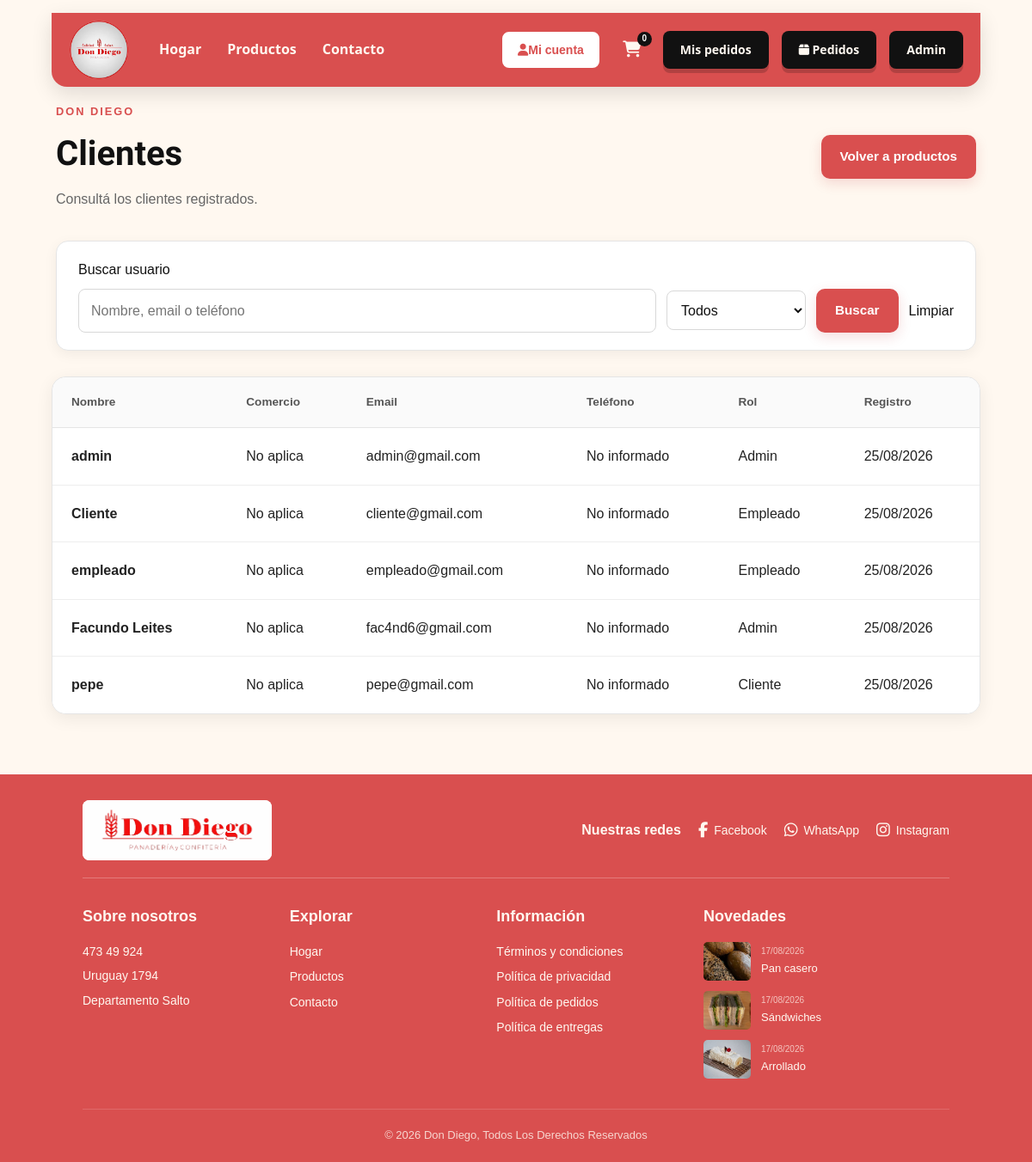
/admin/clientes (signed in), run on the app's committed database.
### tables this page shows
CREATE TABLE `usuarios` (
  `id` int(11) NOT NULL,
  `nombre_completo` varchar(150) NOT NULL,
  `nombre_comercio` varchar(150) DEFAULT NULL,
  `email` varchar(150) NOT NULL,
  `telefono` varchar(30) DEFAULT NULL,
  `direccion` varchar(255) DEFAULT NULL,
  `password` varchar(255) NOT NULL,
  `rol` enum('cliente','empleado','admin') DEFAULT 'cliente',
  `fecha_registro` timestamp NOT NULL DEFAULT current_timestamp(),
  `email_verificado` tinyint(1) NOT NULL DEFAULT 0,
  `token_verificacion` varchar(64) DEFAULT NULL,
  `token_expira` datetime DEFAULT NULL,
  `codigo_recuperacion` varchar(255) DEFAULT NULL,
  `codigo_recuperacion_expira` datetime DEFAULT NULL,
  `ultimo_reenvio_verificacion` datetime DEFAULT NULL,
  `intentos_reenvio_verificacion` int(11) NOT NULL DEFAULT 0
);

CREATE TABLE `productos` (
  `id` int(11) NOT NULL,
  `nombre` varchar(150) NOT NULL,
  `descripcion` text DEFAULT NULL,
  `precio` decimal(10,2) NOT NULL,
  `stock` int(11) NOT NULL DEFAULT 100,
  `unidad_venta` varchar(30) NOT NULL DEFAULT 'unidad',
  `presentaciones` text DEFAULT NULL,
  `stocks_modalidades` text DEFAULT NULL,
  `categoria_id` int(11) NOT NULL,
  `imagen` varchar(255) DEFAULT NULL,
  `activo` tinyint(1) NOT NULL DEFAULT 1,
  `created_at` timestamp NOT NULL DEFAULT current_timestamp(),
  `updated_at` timestamp NOT NULL DEFAULT current_timestamp() ON UPDATE current_timestamp()
);

### config/Url.php (called while the page is built, shortened)
<?php
if (!function_exists('url')) {
    function url($path = '')
    {
        $documentRoot = realpath($_SERVER['DOCUMENT_ROOT'] ?? '');
        $projectRoot = realpath(__DIR__ . '/..');
        $basePath = '';
        if ($documentRoot && $projectRoot && strpos($projectRoot, $documentRoot) === 0) {
            $basePath = str_replace(DIRECTORY_SEPARATOR, '/', substr($projectRoot, strlen($documentRoot)));
        }
        $path = '/' . ltrim($path, '/');
        return rtrim($basePath, '/') . ($path === '/' ? '/' : $path);
    }
}

### models/Usuario.php (called while the page is built, shortened)
<?php
class Usuario
{
    private $db;
    public function __construct($db)
    {
        $this->db = $db;
    }
    public function obtenerClientes($busqueda = '', $rol = 'cliente')
    {
        $sql = "
            SELECT
                id,
                nombre_completo,
                nombre_comercio,
                email,
                telefono,
                rol,
                fecha_registro
            FROM usuarios
            WHERE rol IN ('cliente', 'empleado', 'admin')
        ";
        $sql .= ' ORDER BY nombre_completo ASC';
        $stmt = $this->db->prepare($sql);
        if (!$stmt->execute()) {
            $stmt->close();
            return [];
        }
        $clientes = $stmt->get_result()->fetch_all(MYSQLI_ASSOC);
        return $clientes;
    }
}

### config/whatsapp.php (called while the page is built, shortened)
<?php
function crearUrlWhatsApp(string $mensaje): ?string
{
    $numero = WHATSAPP_NUMERO;
    return 'https://wa.me/' . $numero . '?' . http_build_query(['text' => $mensaje]);
}

### models/Producto.php (called while the page is built, shortened)
<?php
class Producto
{
    private $db;
    public function __construct($db)
    {
        $this->db = $db;
    }
    public function obtenerNovedades($limite = 3)
    {
        $limite = (int) $limite;
        $sql = "
        SELECT
            id,
            nombre,
            imagen,
            stock,
            created_at
        FROM productos
        WHERE activo = 1
        ORDER BY created_at DESC, id DESC
        LIMIT $limite
    ";
        $resultado = $this->db->query($sql);
        return $resultado->fetch_all(MYSQLI_ASSOC);
    }
}

### views/admin/clientes.php (the view, shortened to what this page needs)
<?php
require __DIR__ . '/../layouts/head.php';
require __DIR__ . '/../layouts/header.php';
?>
<body class="pagina-admin">
    <main class="admin-productos-container">
        <section class="admin-header">
            <div>
                <span class="admin-etiqueta">DON DIEGO</span>
                <h1>Clientes</h1>
                <p>Consultá los clientes registrados.</p>
            </div>
            <div class="admin-header-botones">
                <a
                    href="<?= url('/admin/productos') ?>"
                    class="btn-agregar">
                    Volver a productos
                </a>
            </div>
        </section>
        <section class="admin-resumen clientes-busqueda">
            <div class="resumen-card">
                <form method="GET" action="<?= url('/admin/clientes') ?>">
                    <label for="buscar_cliente">Buscar usuario</label>
                    <div class="clientes-busqueda-controles">
                        <input
                            type="search"
                            id="buscar_cliente"
                            name="buscar"
                            value="<?= htmlspecialchars($busqueda, ENT_QUOTES, 'UTF-8') ?>"
                            placeholder="Nombre, email o teléfono">
                        <select name="rol" aria-label="Filtrar por rol">
                            <option value="todos" <?= $rol === 'todos' ? 'selected' : '' ?>>Todos</option>
                        </select>
                        <button type="submit" class="btn-agregar">Buscar</button>
                        <?php if ($busqueda !== '' || $rol !== 'cliente'): ?>
                            <a href="<?= url('/admin/clientes') ?>" class="btn-filtro-limpiar">Limpiar</a>
                        <?php endif; ?>
                    </div>
                </form>
            </div>
        </section>
        <?php if (empty($clientes)): ?>
            <section class="productos-vacio">
                <h2>No se encontraron resultados</h2>
                <p><?= $busqueda !== '' ? 'Probá con otro criterio de búsqueda.' : 'Todavía no hay clientes registrados.' ?></p>
            </section>
        <?php else: ?>
            <section class="tabla-contenedor">
                <table class="tabla-productos tabla-clientes">
                    <thead>
                        <tr>
                            <th>Nombre</th>
                            <th>Comercio</th>
                            <th>Email</th>
                            <th>Teléfono</th>
                            <th>Rol</th>
                            <th>Registro</th>
                        </tr>
                    </thead>
                    <tbody>
                        <?php foreach ($clientes as $cliente): ?>
                            <tr>
                                <td>
                                    <strong><?= htmlspecialchars($cliente['nombre_completo'], ENT_QUOTES, 'UTF-8') ?></strong>
                                </td>
                                <td><?= !empty($cliente['nombre_comercio']) ? htmlspecialchars($cliente['nombre_comercio'], ENT_QUOTES, 'UTF-8') : 'No aplica' ?></td>
                                <td><?= htmlspecialchars($cliente['email'], ENT_QUOTES, 'UTF-8') ?></td>
                                <td><?= !empty($cliente['telefono']) ? htmlspecialchars($cliente['telefono'], ENT_QUOTES, 'UTF-8') : 'No informado' ?></td>
                                <td><?= htmlspecialchars(ucfirst($cliente['rol']), ENT_QUOTES, 'UTF-8') ?></td>
                                <td><?= date('d/m/Y', strtotime($cliente['fecha_registro'])) ?></td>
                            </tr>
                        <?php endforeach; ?>
                    </tbody>
                </table>
            </section>
        <?php endif; ?>
    </main>
    <?php require __DIR__ . '/../layouts/footer.php'; ?>
</body>
</html>

### views/layouts/footer.php (shortened to what this page needs)
<?php
require_once __DIR__ . '/../../config/whatsapp.php';
$footerWhatsAppUrl = crearUrlWhatsApp('Hola Don Diego, quisiera realizar una consulta.');
$novedades = [];
try {
    $footerDb = new mysqli(
        'localhost',
        'root',
        '',
        'don_diego'
    );
    $footerDb->set_charset('utf8mb4');
    require_once __DIR__ . '/../../models/Producto.php';
    $productoModel = new Producto($footerDb);
    $novedades = $productoModel->obtenerNovedades(3);
} catch (Throwable $e) {
    error_log(
        'Error en novedades del footer: '
        . $e->getMessage()
    );
    $novedades = [];
}
?>
<footer class="footer">
    <div class="footer-top">
        <div class="footer-logo">
            <img
                src="<?= url('/public/img/logo-don2.png') ?>"
                alt="Don Diego Panadería y Confitería"
            >
        </div>
        <div class="footer-social">
            <span>
                Nuestras redes
            </span>
            <div class="social-links">
                <a
                    href="https://www.facebook.com/dondiego.uy/?locale=es_LA"
                    target="_blank"
                    rel="noopener noreferrer"
                    aria-label="Facebook"
                >
                    <i class="fa-brands fa-facebook-f"></i>
                    <span>
                        Facebook
                    </span>
                </a>
                <?php if ($footerWhatsAppUrl !== null): ?>
                    <a
                        href="<?= htmlspecialchars($footerWhatsAppUrl, ENT_QUOTES, 'UTF-8') ?>"
                        target="_blank"
                        rel="noopener noreferrer"
                        aria-label="WhatsApp"
                    >
                        <i class="fa-brands fa-whatsapp"></i>
                        <span>
                            WhatsApp
                        </span>
                    </a>
                <?php endif; ?>
                <a
                    href="https://www.instagram.com/dondiego.uy/?hl=es"
                    target="_blank"
                    rel="noopener noreferrer"
                    aria-label="Instagram"
                >
                    <i class="fa-brands fa-instagram"></i>
                    <span>
                        Instagram
                    </span>
                </a>
            </div>
        </div>
    </div>
    <hr>
    <div class="footer-content">
        <div class="footer-column">
            <h3>
                Sobre nosotros
            </h3>
            <p>
                473 49 924
            </p>
            <p>
                Uruguay 1794
            </p>
            <p>
                Departamento Salto
            </p>
        </div>
        <div class="footer-column">
            <h3>
                Explorar
            </h3>
            <a
                href="<?= url('/') ?>"
            >
                Hogar
            </a>
            <a
                href="<?= url('/productos') ?>"
            >
                Productos
            </a>
            <a
                href="<?= url('/contacto') ?>"
            >
                Contacto
            </a>
        </div>
        <div class="footer-column">
            <h3>
                Información
            </h3>
            <a href="<?= url('/terminos-y-condiciones') ?>">
                Términos y condiciones
            </a>
            <a href="<?= url('/politica-de-privacidad') ?>">
                Política de privacidad
            </a>
            <a href="<?= url('/politica-de-pedidos') ?>">
                Política de pedidos
            </a>
            <a href="<?= url('/politica-de-entregas') ?>">
                Política de entregas
            </a>
        </div>
        <div class="footer-column">
            <h3>
                Novedades
            </h3>
            <?php if (count($novedades) > 0): ?>
                <div class="footer-news">
                    <?php foreach ($novedades as $producto): ?>
                        <article class="news-item">
                            <?php if (!empty($producto['imagen'])): ?>
                                <img
                                    src="<?= url('/public/img/' . htmlspecialchars(
                                        $producto['imagen'],
                                        ENT_QUOTES,
                                        'UTF-8'
                                    )) ?>"
                                    alt="<?= htmlspecialchars(
                                        $producto['nombre'],
                                        ENT_QUOTES,
                                        'UTF-8'
                                    ) ?>"
                                >
                            <?php endif; ?>
                            <div>
                                <small>
                                    <?php
                                    if (
                                        !empty($producto['created_at'])
                                        &&
                                        strtotime($producto['created_at']) !== false
                                    ) {
                                        echo date(
                                            'd/m/Y',
                                            strtotime(
                                                $producto['created_at']
                                            )
                                        );
                                    } else {
                                        echo 'Nuevo';
                                    }
                                    ?>
                                </small>
                                <p>
                                    <?= htmlspecialchars(
                                        $producto['nombre'],
                                        ENT_QUOTES,
                                        'UTF-8'
                                    ) ?>
                                </p>
                            </div>
                        </article>
                    <?php endforeach; ?>
                </div>
            <?php else: ?>
                <p class="footer-sin-novedades">
                    No hay novedades por el momento.
                </p>
            <?php endif; ?>
        </div>
    </div>
    <div class="footer-bottom">
        <p>
            © 2026 Don Diego, Todos Los Derechos Reservados
        </p>
    </div>
</footer>

### data on the page
usuarios: nombre_completo "admin", shows "No aplica", email "admin@gmail.com", shows "No informado", rol "Admin", fecha_registro "25/08/2026"
usuarios: nombre_completo "Cliente", shows "No aplica", email "cliente@gmail.com", shows "No informado", rol "Empleado", fecha_registro "25/08/2026"
usuarios: nombre_completo "empleado", shows "No aplica", email "empleado@gmail.com", shows "No informado", rol "Empleado", fecha_registro "25/08/2026"
usuarios: nombre_completo "Facundo Leites", nombre_comercio "No aplica", email "fac4nd6@gmail.com", telefono "No informado", rol "Admin", fecha_registro "25/08/2026"
usuarios: nombre_completo "pepe", shows "No aplica", email "pepe@gmail.com", shows "No informado", rol "Cliente", fecha_registro "25/08/2026"
productos: imagen (picture), created_at "17/08/2026", nombre "Pan casero"
productos: imagen (picture), created_at "17/08/2026", nombre "Sándwiches"
productos: imagen (picture), created_at "17/08/2026", nombre "Arrollado"

### other printed values
$cantidadCarrito "0"
